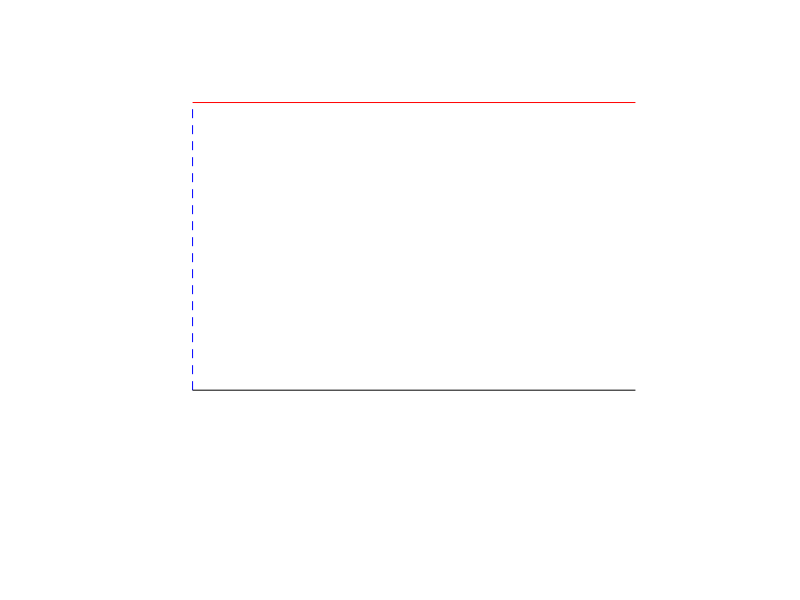

Write the MATLAB code that produced this figure. (Note: this script raises an error after producing the figure.)
clear;
clc;
close all;

%% inputs

N = 4;
Omega0 = 3; % lb/in
Omega1 = 3; % lb/in
LengthUnit = "in";
ForceUnit = "lb";
L = 10; % in
MofElasticity = 10E7;% lb/in^2
Width = .5; % in
Thicness = .12; % in

%% Calculating

fx = @(x) Omega0 + x * (Omega1-Omega0) / L; % lift equation
gx = @(x) x ^ 2 * Omega0 / 2 + x ^ 3 * (Omega1-Omega0) / 3 / L; % integral of lift equation * x

Deltax = L / N;

figure('units','inch','position',[1,1,13,8])
hold on
axis off
% Plotting lines
plot([0 L],[Omega0 Omega1],'r') % plotting lift line
plot([0 0],[0 Omega0],'b--') % Plotting leftmost vertical line
plot([0 L],[0 0],'k') % bottom line at y = 0
% window limits
ylim([-.5*Omega0 1.2*Omega0]) % Setting y limits
xlim([-.2*L 1.2*L]) % setting x limits 
% inserting text
text(L*-.02,0,append('L= ',string(L),' ',LengthUnit),'HorizontalAlignment','right') % Length
text(0,Omega0*1.1,append('\omega_0 = ',string(Omega0),' ',ForceUnit,'/',LengthUnit)) % Omega 0
text(L*1.01,Omega1,append('\omega_1 = ',string(Omega1),' ',ForceUnit,'/',LengthUnit)) % Omega 1


%% For loop to calculate each area and position

% Preallocating
FR = zeros(1,N);
x = zeros(1,N+1);
MassCenter = zeros(1,N);

for i = 1:N
    x(i+1) = x(i) + Deltax; % Adding delta x for next loop
    a = fx(x(i)); % left height
    b = fx(x(i)+Deltax);% right height
    FR(i) = .5 * (a + b) * Deltax; % area of trapezoid equation
    MassCenter(i) = (gx(x(i+1))-gx(x(i)))/FR(i); % center of mass
    plot([MassCenter(i) MassCenter(i)],[0 -.2*Omega0],'r',Marker="v") % Plotting force arrows
    text(MassCenter(i),-.27*Omega0,append('F',string(i),'= ',string(FR(i)),' ',ForceUnit,newline,'x',string(i),'= ',string(MassCenter(i)),' ',string(LengthUnit)),"HorizontalAlignment","center") % Displaying force and location
    plot([x(i+1) x(i+1)],[0 fx(x(i+1))],'b--') % Plotting vertical lines
end

% Finding I
I = Width * Thicness^3 /12;
% Finding Feq and xeq
Feq = sum(FR);
xeq = sum(MassCenter .* FR) / Feq;
v = (Feq * xeq^2)/(6 * MofElasticity * I) * (3 * L - xeq);

% Printing results
fprintf("Feq = %g %s at xeq = %g %s\n",Feq,ForceUnit,xeq,LengthUnit)
fprintf("   FR%g= %g %s at x%g= %g %s (%g)\n",[1:N;FR;repmat(ForceUnit,1,N);1:N;MassCenter;repmat(LengthUnit,1,N);MassCenter-x(1:N)])
fprintf("\n v max is %g %s\n",v,LengthUnit)

if N==4
%% Finding wiffle tree values
RodLength = zeros(1,3);
RodLength(2) = MassCenter(2) - MassCenter(1);
RodLength(3) = MassCenter(4) - MassCenter(3);
c = RodLength(2)*FR(2)/(FR(2)+FR(1));
d = RodLength(2)-c;
e = RodLength(3)*FR(4)/(FR(4)+FR(3));
f = RodLength(3)-e;
a = xeq - c - MassCenter(1);
b = MassCenter(4)- f - xeq;
RodLength(1) = a + b;
% Displaying
fprintf("\na = %g\nb = %g\nc = %g\nd = %g\ne = %g\nf = %g\n\n",a,b,c,d,e,f)
fprintf("Rod %g = %g\n",[1 2 3;RodLength])

%% Plotting
figure('units','inch','position',[1,1,13,8])
axis off
hold on
ylim([-L/10 L/10]) % Setting y limits
xlim([-.2*L 1.2*L]) % setting x limits 
% wing
plot([0 L],[L/20 L/20],"k","LineWidth",5)
% Bars 1 2 and 3
plot([MassCenter(1) MassCenter(2)],[0 0],"b","LineWidth",20)
plot([MassCenter(3) MassCenter(4)],[0 0],"b","LineWidth",20)
plot([MassCenter(1)+c MassCenter(3)+e],[-L/20 -L/20],"b","LineWidth",20)
% F_12 and F_13 lines
plot([MassCenter(1)+c MassCenter(1)+c],[L/100 -L/20],"k")
plot([MassCenter(3)+e MassCenter(3)+e],[L/100 -L/20],"k")
% F_R lines
plot([MassCenter(1) MassCenter(1)],[0 L/20],"k")
plot([MassCenter(2) MassCenter(2)],[0 L/20],"k")
plot([MassCenter(3) MassCenter(3)],[0 L/20],"k")
plot([MassCenter(4) MassCenter(4)],[0 L/20],"k")
plot([xeq xeq],[-L/25 -L/15],"k")
% adding text
% bar 2
text(MassCenter(1)+.5*c,L/100,append("c= ",newline,string(c)),"HorizontalAlignment","center","VerticalAlignment","baseline")
text(MassCenter(2)-.5*d,L/100,append("d= ",newline,string(d)),"HorizontalAlignment","center","VerticalAlignment","baseline")
% bar 3
text(MassCenter(3)+.5*e,L/100,append("e= ",newline,string(e)),"HorizontalAlignment","center","VerticalAlignment","baseline")
text(MassCenter(4)-.5*f,L/100,append("f= ",newline,string(f)),"HorizontalAlignment","center","VerticalAlignment","baseline")
% bar 1
text(MassCenter(1)+c+.5*a,-9*L/200,append("a= ",string(a)),"HorizontalAlignment","center","VerticalAlignment","baseline")
text(MassCenter(3)+e-.5*b,-9*L/200,append("b= ",string(b)),"HorizontalAlignment","center","VerticalAlignment","baseline")
% bars
text(MassCenter(2)+L/200,0,append("Rod 2= ",string(RodLength(2))),"HorizontalAlignment","left","VerticalAlignment","middle")
text(MassCenter(4)+L/200,0,append("Rod 3= ",string(RodLength(3))),"HorizontalAlignment","left","VerticalAlignment","middle")
text(MassCenter(3)+e+L/200,-L/20,append("Rod 1= ",string(RodLength(1))),"HorizontalAlignment","left","VerticalAlignment","middle")
% F_R
text(xeq,-L/15,append("Fr= ",string(Feq),newline,"at x= ",string(xeq)),"HorizontalAlignment","center","VerticalAlignment","top")
text(MassCenter(1),L/22,append(" x1= ",string(MassCenter(1))),"HorizontalAlignment","left","VerticalAlignment","middle")
text(MassCenter(2),L/22,append(" x2= ",string(MassCenter(2))),"HorizontalAlignment","left","VerticalAlignment","middle")
text(MassCenter(3),L/22,append(" x3= ",string(MassCenter(3))),"HorizontalAlignment","left","VerticalAlignment","middle")
text(MassCenter(4),L/22,append(" x4= ",string(MassCenter(4))),"HorizontalAlignment","left","VerticalAlignment","middle")
print(gcf,'Wiffle_Tree.png','-dpng','-r150')
end

% vx = @(x) (Omega0 + ((Omega1-Omega0)/L) * L ^2 /2)*((Omega0+2*Omega1)/(3*(Omega0+Omega1))*L)*x^2/2;
vx = @(x) (Omega0 + ((Omega1-Omega0)/L) * L ^2 /2)*((Omega0+2*Omega1)/(3*(Omega0+Omega1))*L)*x.^2/2;
if Omega0 == Omega1
Mx = @(x) Omega0 * x .^ 2 / 2; % lift equation
Sigmax = @(x) -Omega0 * x .^ 2 * Thicness / 4 / I;
Epsilonx = @(x) -Omega0 * x .^ 2 * Thicness / 4 / I / MofElasticity;
Vx = @(x) Omega0 * x .^ 4 / 24 / MofElasticity / I;
Vx1 = @(x) Feq/6/MofElasticity/I*(-x.^3+3*xeq*x.^2);
Vx2 = @(x) Feq/(6*MofElasticity*I)*(3*xeq^2*x-xeq^3);
v = @(x) Omega0 * x .^ 5 / 120 / MofElasticity / I;
Lx = linspace(0,L,100);

figure
hold on
title("Deflection")
% plot(Lx,Vx(Lx))
% plot(Lx,v(Lx))
plot(Lx(1,1:50),Vx1(Lx(1,1:50)),"b")
plot(Lx(1,50:100),Vx2(Lx(1,50:100)),"b")
plot(Lx,vx(Lx))
ylabel("v (in)")
xlabel("L (in)")
print(gcf,'Deflection.png','-dpng','-r150')

figure
hold on
title("Stress")
plot(Lx,Sigmax(Lx)-Sigmax(L))
ylabel("sigma (lb/in^2)")
xlabel("L (in)")
print(gcf,'Stress.png','-dpng','-r150')

figure
hold on
title("Strain")
plot(Lx,Epsilonx(Lx)-Epsilonx(L))
ylabel("Strain")
xlabel("L (in)")
print(gcf,'Strain.png','-dpng','-r150')

end